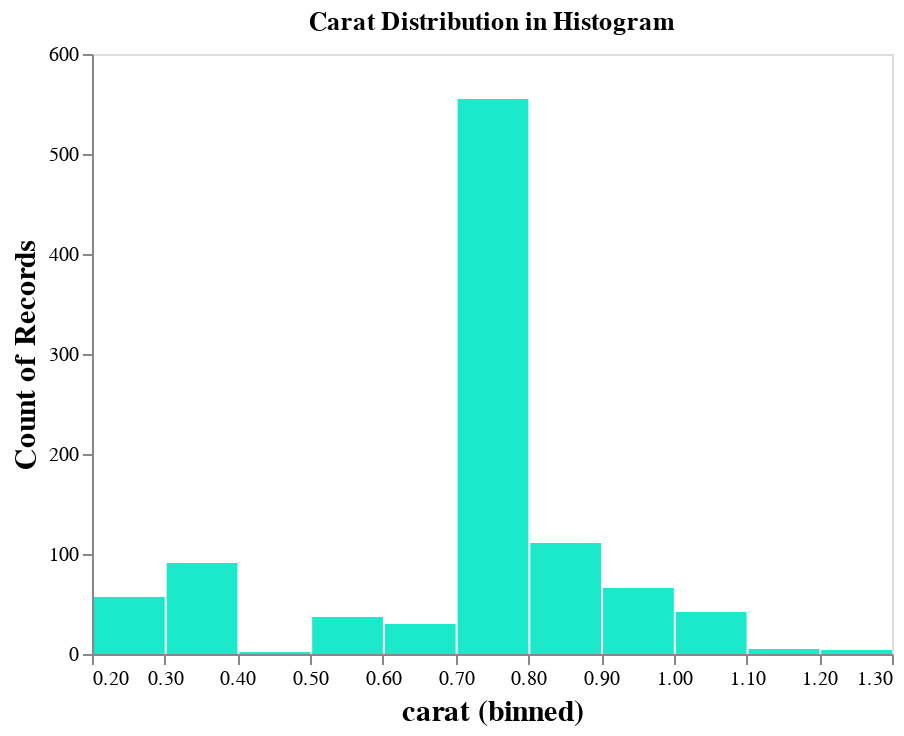

Write notebook code for a chart like this one.
### Code cell
# Histogram 

alt.Chart(df, title='Carat Distribution in Histogram').mark_bar(color='#1AE9CA').encode(alt.X('carat', bin=alt.Bin(maxbins=20), axis=alt.Axis(titleFontSize=15)),
                                               alt.Y('count()', axis=alt.Axis(titleFontSize=15))).configure_axis(grid=False, domain=True)

### Figure 1 — Vega-Lite specification as saved in the notebook (floating-point values rounded to 4 significant figures; data arrays with more than 128 entries replaced by an {"elided": "..."} marker saying what was removed)
{"config": {"view": {"continuousWidth": 400, "continuousHeight": 300}, "axis": {"domain": true, "grid": false}}, "data": {"name": "data-09af3ba921a6ec5df951134374763fc6"}, "mark": {"type": "bar", "color": "#1AE9CA"}, "encoding": {"x": {"axis": {"titleFontSize": 15}, "bin": {"maxbins": 20}, "field": "carat", "type": "quantitative"}, "y": {"aggregate": "count", "axis": {"titleFontSize": 15}, "type": "quantitative"}}, "title": "Carat Distribution in Histogram", "$schema": "https://vega.github.io/schema/vega-lite/v4.17.0.json", "datasets": {"data-09af3ba921a6ec5df951134374763fc6": {"elided": "1000 records"}}}
